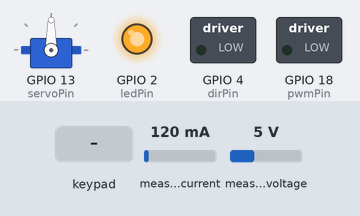
Bench run of a sketch on a simulated ESP32. Parts: servo, switched loads named in the sketch (green lamp = pin HIGH), output pins drawn as LEDs (lit = HIGH). The inputs (shaded band) are chosen by the test bench; at power-on: measured current 120 mA, measured voltage 5 V. Nothing arrives over Bluetooth unless stated; what the sketch prints to the serial monitor is not drawn.

Above: at 1.2 s.
1.3 s: key '+' pressed
Timing chart, 0 to 4.3 s (numbered marks = the images above; inputs shaded):
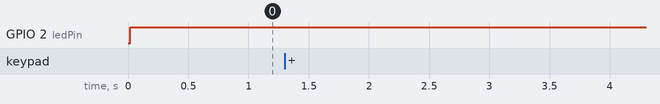

The sketch:

rc_car.ino
```cpp
#include <Ps3Controller.h>
#include <ESP32Servo.h>
#include <Wire.h>
#include <Adafruit_INA219.h>

// Servo setup
Servo servo;
const int servoPin = 13; // GPIO 13 for MG996R signal
const int ledPin = 2;    // ESP32 onboard LED
float servoPos = 90;     // Current servo position
float smoothedPos = 90;  // Smoothed servo position
const float alpha = 0.2; // Smoothing factor (0.0 to 1.0, lower = smoother)
const int minAngle = 20;  // Servo range: 20 degrees
const int maxAngle = 160; // Servo range: 160 degrees
unsigned long lastServoUpdate = 0; // Last servo update time
const int servoUpdateInterval = 20; // Update servo every 20ms to reduce jitter
const int servoDeadband = 2; // Deadband (degrees) to ignore small changes
const int lxCenterThreshold = 5; // LX range for centering (-5 to 5)

// Cytron MD10C pin assignments
const int dirPin = 4;  // GPIO 4 for MD10C DIR (HIGH = forward, LOW = reverse)
const int pwmPin = 18; // GPIO 18 for MD10C PWM
const int pwmFreq = 500; // 500 Hz PWM frequency to avoid servo interference
const int pwmResolution = 8; // 8-bit resolution (0-255)
const int pwmChannel = 2; // PWM channel for motor

// INA219 setup
Adafruit_INA219 ina219; // Default address 0x40
bool ina219Connected = false; // Tracks INA219 connection status
unsigned long lastINA219Update = 0; // Last INA219 reading time
const int ina219UpdateInterval = 500; // Update INA219 every 500ms

// Motor control variables
int motorSpeed = 0; // Current motor speed (0 to 255, positive = forward, negative = reverse)

// Reset control
unsigned long startButtonPressTime = 0; // Time when Start button was pressed
const unsigned long resetHoldTime = 1000; // Hold Start for 1s to reset

void setupMotors() {
  // Configure MD10C pins
  pinMode(dirPin, OUTPUT);

  // Setup PWM channel
  ledcSetup(pwmChannel, pwmFreq, pwmResolution);
  ledcAttachPin(pwmPin, pwmChannel);

  // Initialize motor off
  digitalWrite(dirPin, LOW);
  ledcWrite(pwmChannel, 0);
  Serial.println("MD10C motor initialized (off)");
}

void driveMotors(int speed) {
  if (speed > 0) {
    // Forward direction
    digitalWrite(dirPin, HIGH);
    ledcWrite(pwmChannel, speed);
    Serial.print("Driving motor forward at speed: ");
    Serial.println(speed);
  } else if (speed < 0) {
    // Reverse direction
    digitalWrite(dirPin, LOW);
    ledcWrite(pwmChannel, -speed); // Use absolute value for PWM
    Serial.print("Driving motor reverse at speed: ");
    Serial.println(-speed);
  } else {
    // Stop motor
    digitalWrite(dirPin, LOW);
    ledcWrite(pwmChannel, 0);
    // Serial.println("Motor stopped");
  }
}

void readINA219() {
  if (ina219Connected) {
    float busVoltage = ina219.getBusVoltage_V();
    float current_mA = ina219.getCurrent_mA();

    Serial.print("Bus Voltage: ");
    Serial.print(busVoltage);
    Serial.print(" V | Current: ");
    Serial.print(current_mA);
    Serial.println(" mA");
  }
}

void notify() {
  unsigned long now = millis();
  int lx = Ps3.data.analog.stick.lx; // Left analog stick X-axis (-128 to 127)
  int r1Pressure = Ps3.data.analog.button.r1; // R1 pressure (0 to 255)
  int r2Pressure = Ps3.data.analog.button.r2; // R2 pressure (0 to 255)
  int l2Pressure = Ps3.data.analog.button.l2; // L2 pressure (0 to 255, brake)
  bool startPressed = Ps3.data.button.start; // Start button (1 = released, 0 = pressed)

  // Handle reset with Start button (1s hold)
  if (startPressed) {
    if (startButtonPressTime == 0) {
      startButtonPressTime = now; // Start timing
      Serial.println("Start button pressed, hold for 1s to reset");
    } else if (now - startButtonPressTime >= resetHoldTime) {
      Serial.println("Resetting ESP32...");
      driveMotors(0); // Stop motor before reset
      servo.write(90); // Center servo
      delay(100); // Ensure outputs settle
      ESP.restart(); // Reset ESP32
    }
  } else {
    startButtonPressTime = 0; // Reset timer if button released
  }

  // Servo control (update every 20ms to reduce jitter)
  if (now - lastServoUpdate >= servoUpdateInterval) {
    if (abs(lx) <= lxCenterThreshold) {
      // Force exact 90° when LX is near center
      servoPos = 90;
      smoothedPos = 90;
    } else {
      // Map LX to servo angle (LX: -128 → 20°, 127 → 160°)
      servoPos = map(lx, -128, 127, minAngle, maxAngle);
      smoothedPos = (alpha * servoPos) + ((1 - alpha) * smoothedPos);
    }
    int finalPos = constrain((int)smoothedPos, minAngle, maxAngle);
    if (abs(finalPos - servo.read()) > servoDeadband) {
      servo.write(finalPos);
      Serial.print("LX: ");
      Serial.print(lx);
      Serial.print(" | Servo Angle: ");
      Serial.println(finalPos);
    }
    lastServoUpdate = now;
  }

  // Motor control (pressure-sensitive, L2 brakes)
  if (l2Pressure > 0) {
    // Brake with L2 (overrides R1/R2)
    motorSpeed = 0;
    driveMotors(motorSpeed);
    Serial.print("Braking with L2, pressure: ");
    Serial.println(l2Pressure);
  } else if (r1Pressure > 0 && r2Pressure == 0) {
    // Forward with R1 pressure
    motorSpeed = r1Pressure;
    driveMotors(motorSpeed);
    Serial.print("R1 Pressure: ");
    Serial.print(r1Pressure);
    Serial.print(" | Motor Speed Forward: ");
    Serial.println(motorSpeed);
  } else if (r2Pressure > 0 && r1Pressure == 0) {
    // Reverse with R2 pressure
    motorSpeed = -r2Pressure; // Negative for reverse
    driveMotors(motorSpeed);
    Serial.print("R2 Pressure: ");
    Serial.print(r2Pressure);
    Serial.print(" | Motor Speed Reverse: ");
    Serial.println(-motorSpeed);
  } else {
    // Stop if no pressure or both R1/R2 pressed
    motorSpeed = 0;
    driveMotors(motorSpeed);
    if (r1Pressure > 0 && r2Pressure > 0) {
      Serial.println("Both R1 and R2 pressed | Motor stopped");
    } else {
      Serial.println("No pressure | Motor stopped");
    }
  }

  // INA219 readings (optional, only if connected)
  if (now - lastINA219Update >= ina219UpdateInterval) {
    readINA219();
    lastINA219Update = now;
  }
}

void onConnect() {
  digitalWrite(ledPin, HIGH); // Turn on onboard LED
  Ps3.setPlayer(1);           // Set PS3 controller to player 1
  Serial.println("PS3 Controller Connected. LED 1 set.");
}

void onDisconnect() {
  digitalWrite(ledPin, LOW); // Turn off onboard LED
  motorSpeed = 0;           // Reset speed
  driveMotors(0);           // Stop motor
  Serial.println("PS3 Controller Disconnected.");
}

void setup() {
  Serial.begin(115200);

  // Initialize onboard LED
  pinMode(ledPin, OUTPUT);
  digitalWrite(ledPin, LOW); // LED off initially

  // Initialize servo
  ESP32PWM::allocateTimer(0); // Use timer 0 for servo to avoid motor PWM conflict
  servo.setPeriodHertz(50); // 50 Hz for servos
  servo.attach(servoPin, 500, 2500); // 500-2500 µs pulse width
  servo.write((int)smoothedPos); // Set initial position
  Serial.println("Servo initialized");

  // Initialize motor
  setupMotors();

  // Initialize INA219 (optional)
  if (ina219.begin()) {
    ina219Connected = true;
    Serial.println("INA219 initialized");
  } else {
    ina219Connected = false;
    Serial.println("INA219 not found, continuing without it");
  }

  // Initialize PS3 controller
  Ps3.attach(notify);
  Ps3.attachOnConnect(onConnect);
  Ps3.attachOnDisconnect(onDisconnect);
  Ps3.begin(); // Use default ESP32 Bluetooth MAC

  Serial.println("Ready.");
}

void loop() {
  // PS3 events handled by callbacks
}
```

Measured:
- after the input at 1.3 s, every drawn part: stays the same
